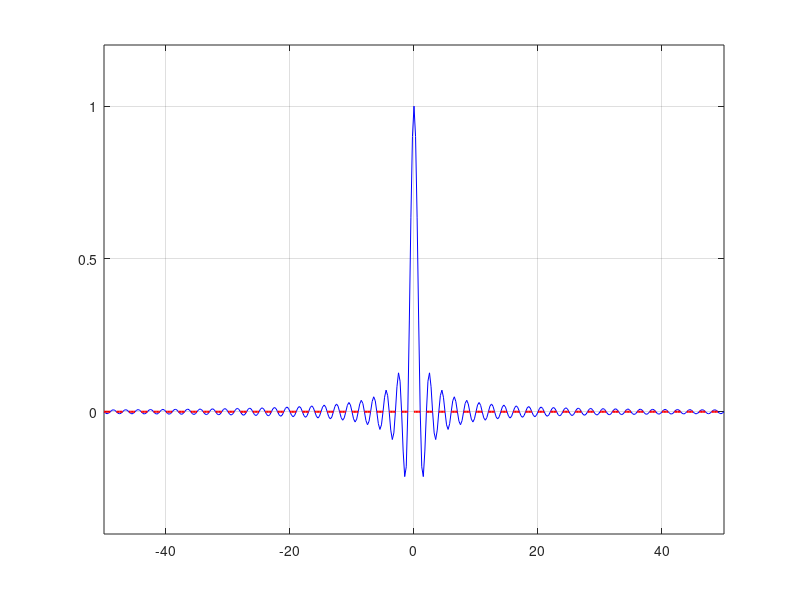

Recreate this plot in MATLAB. (Note: this script raises an error after producing the figure.)
T = 4; % Большой интервал времени
dt = 0.01; % Маленький шаг дискретизации
t = -T/2 : dt : T/2; % Набор временный шагов
V = 1/dt; % Ширина диапазона частот
dv = 1/T; % Шаг частоты
v = -V/2 : dv : V/2;

p = zeros(size(t));
p(t >= -1/2 & t <= 1/2) = 1;
p_f = (exp(-1i*pi*v) - exp(1i*pi*v)) ./ (-2*1i*pi*v);
p_f(v == 0) = 1;
figure;
plot(v, real(p_f), 'b', v, imag(p_f), 'r--', 'LineWidth', 1.5);
%plot(v, p_f, LineWidth=1.5);
grid on;
ylim([-0.4 1.2]);
xlim([-V/2 V/2]);
xlabel("t", FontSize=24);
ylabel("p(t)",FontSize=24);
legend('p(t)');
set(gcf, 'Units', 'pixels', 'Position', [100, 100, 1200, 800]);
%exportgraphics(gcf, 'fur_pi_true.png', 'Resolution', 300);


%% Настройка параметров (по 3 значения для каждого)
T_vals = [2, 4, 8];       % Интервал времени
V_vals = [50, 100, 200];  % Диапазон частот
dt_vals = [0.01, 0.02, 0.05]; % Шаг по времени
dv_vals = [0.1, 0.2, 0.5];    % Шаг по частоте

% Создание директории для сохранения
outDir = fullfile('Paper', 'images');
if ~exist('Paper', 'dir'), mkdir('Paper'); end
if ~exist(outDir, 'dir'), mkdir(outDir); end

%% Перебор комбинаций
comboCount = 0;
totalCombos = numel(T_vals) * numel(V_vals) * numel(dt_vals) * numel(dv_vals);

for T = T_vals
    for V = V_vals
        for dt = dt_vals
            for dv = dv_vals
                comboCount = comboCount + 1;
                fprintf('Обработка комбинации %d из %d...\n', comboCount, totalCombos);
                
                % 1. Сетки
                t = -T/2 : dt : T/2;
                v = -V/2 : dv : V/2;
                
                % 2. Исходный сигнал
                p = double(abs(t) <= 0.5); % Прямоугольный импульс
                
                % 3. Аналитический спектр
                p_f = (exp(-1i*pi*v) - exp(1i*pi*v)) ./ (-2*1i*pi*v);
                p_f(abs(v) < dv/2) = 1; % Робастная обработка нуля
                
                % 4. Прямое численное Фурье-преобразование (trapz)
                ker = exp(-2*pi*1i * v.' * t);       % Nv x Nt
                integrand = p .* ker;                % 1 x Nt .* Nv x Nt -> Nv x Nt
                trap_im = trapz(t, integrand, 2);    % Интегрирование по t (столбцы) -> Nv x 1
                
                % 5. Обратное численное Фурье-преобразование (trapz)
                ker2 = exp(2*pi*1i * v.' * t);       % Nv x Nt
                integrand_inv = trap_im .* ker2;     % Nv x 1 .* Nv x Nt -> Nv x Nt
                p_rev = trapz(v, integrand_inv, 1);  % Интегрирование по v (строки) -> 1 x Nt
                
                % 6. Визуализация
                fig = figure('Visible', 'off');
                set(fig, 'Units', 'pixels', 'Position', [100, 100, 1200, 800]);
                
                % Сравнение сигналов
                subplot(1, 2, 1);
                plot(t, p, 'b', 'LineWidth', 1.5); hold on;
                plot(t, real(p_rev), 'r--', 'LineWidth', 1.5);
                grid on;
                xlabel('t', 'FontSize', 16); ylabel('p(t)', 'FontSize', 16);
                legend('Истинная', 'Восстановленная (trapz)', 'Location', 'best');
                title(sprintf('Сигнал: T = %.1f, dt = %.3f', T, dt), 'FontSize', 14);
                ylim([-0.2 1.2]); xlim([-T/2 T/2]);
                
                % Сравнение спектров
                subplot(1, 2, 2);
                plot(v, real(p_f), 'b', 'LineWidth', 1.5); hold on;
                plot(v, real(trap_im), 'r--', 'LineWidth', 1.5);
                grid on;
                xlabel('v', 'FontSize', 16); ylabel('F(v)', 'FontSize', 16);
                legend('Истинный', 'Численный (trapz)', 'Location', 'best');
                title(sprintf('Спектр: V = %.0f, dv = %.2f', V, dv), 'FontSize', 14);
                ylim([-0.4 1.2]); xlim([-V/2 V/2]);
                
                % 7. Сохранение
                fname = sprintf('T%.1f_V%.0f_dt%.3f_dv%.2f.png', T, V, dt, dv);
                exportgraphics(fig, fullfile(outDir, fname), 'Resolution', 300);
                close(fig);
            end
        end
    end
end
fprintf('✅ Готово! Все %d графиков сохранены в %s\n', totalCombos, outDir);
